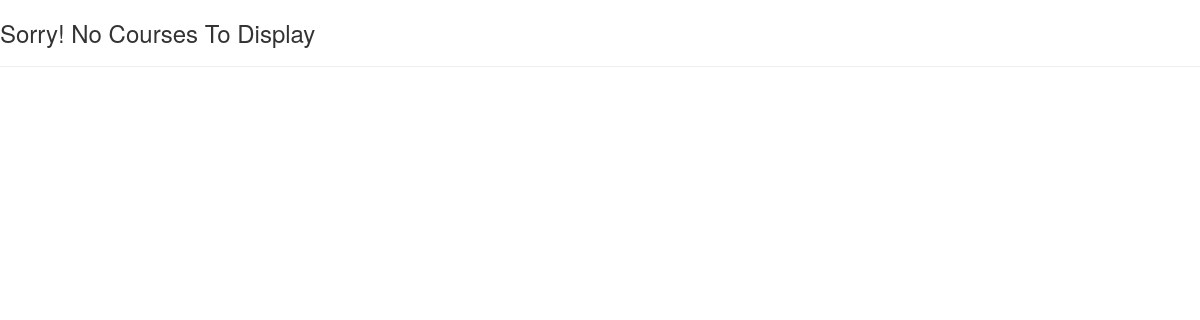
Before: /home/ with the older database file.
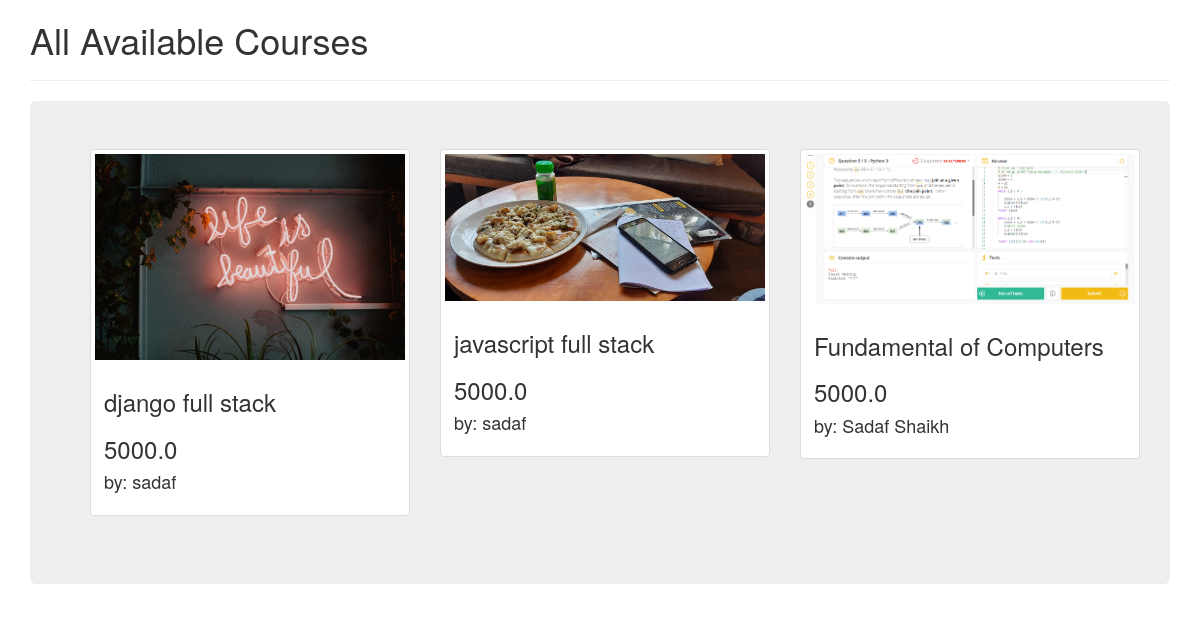
After: the same page with the newer database file.
### courseapp/models.py (models this page shows, shortened)
class Courses(models.Model):
    cname = models.CharField(max_length=300)
    cimg = models.ImageField(upload_to='images/')
    cauthor = models.CharField(max_length=100)
    cprice = models.FloatField()

### courseapp/views.py (the view)
# urls.py: path('home/', views.courseview, name='courseview'),
def courseview(request):
    try:
        courselist = Courses.objects.all()
    except Courses.DoesNotEcist:
        raise Http404("No Courses exist")
    return render(request, 'courseapp/coursepage.html', {'courselist': courselist})

### Templates/courseapp/coursepage.html (shortened to what this page needs)
<!DOCTYPE html>
<html lang="en">
<head>
    <link rel="stylesheet" href="https://maxcdn.bootstrapcdn.com/bootstrap/3.3.7/css/bootstrap.min.css">
</head>
<body>
    {% if courselist %}
    <div class="container ">
    <h1> All Available Courses </h1>
    <hr />
    </div>
    <div class="container">
    <div class="jumbotron">
        {% for c in courselist %}
        <div class="row">
            <div class="col-md-4">
            <div class="thumbnail">
                <img src={{ c.cimg.url }} alt="Lights" height="500" width="400">
                <div class="caption">
                    <h3>{{ c.cname }}</h3>
                    <h3>{{ c.cprice }}</h3>
                    <h4>by: {{ c.cauthor }} </h4>
                </div>
            </div>
            </div>
        {% endfor %}
    </div>
    </div>
    </div>
{% else %}
    <h3> Sorry! No Courses To Display </h3>
    <hr />
{% endif %}
</body>
</html>

Changed rows visible on the page:
added Courses: cimg (picture), cname "django full stack", cprice "5000.0", cauthor "sadaf"
added Courses: cimg (picture), cname "javascript full stack", cprice "5000.0", cauthor "sadaf"
added Courses: cimg (picture), cname "Fundamental of Computers", cprice "5000.0", cauthor "Sadaf Shaikh"
Other visible differences:
text no longer shown: "Sorry! No Courses To Display"
text now shown: "All Available Courses"
